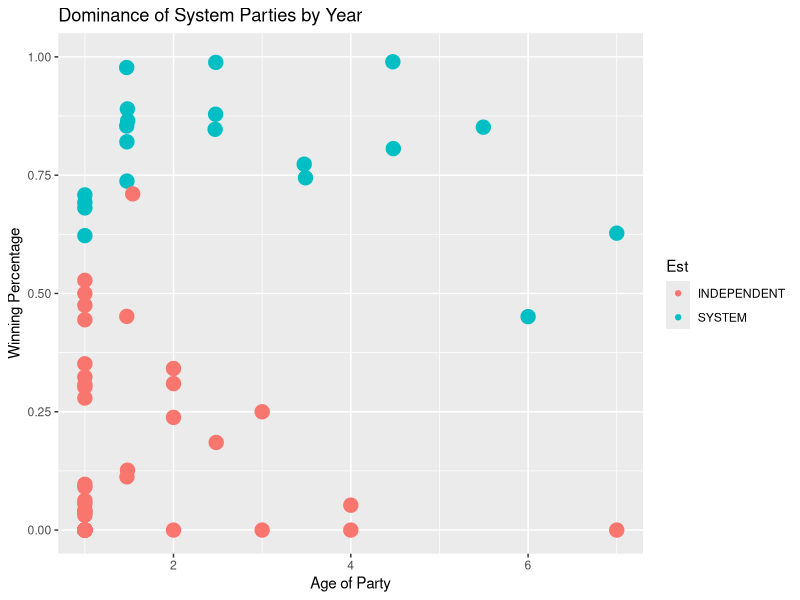
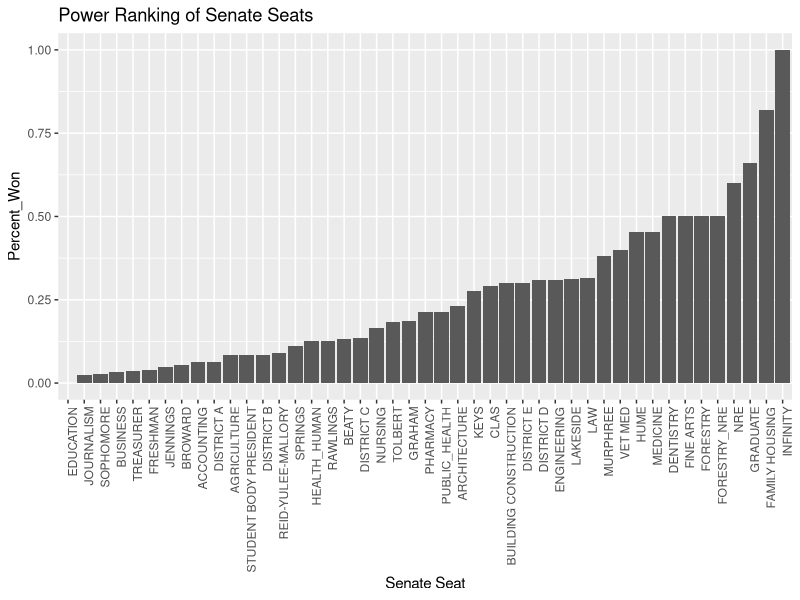

The R source for these figures, in order:
library(ggplot2)
library(dplyr)
Election_data <- read.csv("Cleaned_SG_Election.csv")
summary(Election_data)

#Before I start modeling, I usually begin by visualizing the data and then I go from there

election_by_party <- Election_data %>% 
  group_by(Year, Party, Est) %>% 
  summarise(Votes_avg = mean(Votes),  Candidates_won = sum(Won), Candidates = n(), Percent_won = sum(Won)/n(), Age = mean(Age_Semester))

#plot party success over the years

ggplot(election_by_party, aes(x = Age, y = Percent_won, color = Est, size = .2)) +
  geom_point() + ggtitle("Dominance of System Parties by Year") + guides(size = F) + xlab("Age of Party") + ylab("Winning Percentage")
#Power ranking by seat

election_by_seat <- Election_data %>% 
  group_by(Seat, Est) %>% 
  summarise(Percent_Won = sum(Won) / n())

ggplot(election_by_seat[election_by_seat$Est == "INDEPENDENT",], aes(x = reorder(Seat, Percent_Won), y = Percent_Won)) +
  geom_col() +
  theme(axis.text.x = element_text(angle = 90, hjust = 1)) +
  ggtitle("Power Ranking of Senate Seats") + xlab("Senate Seat")












